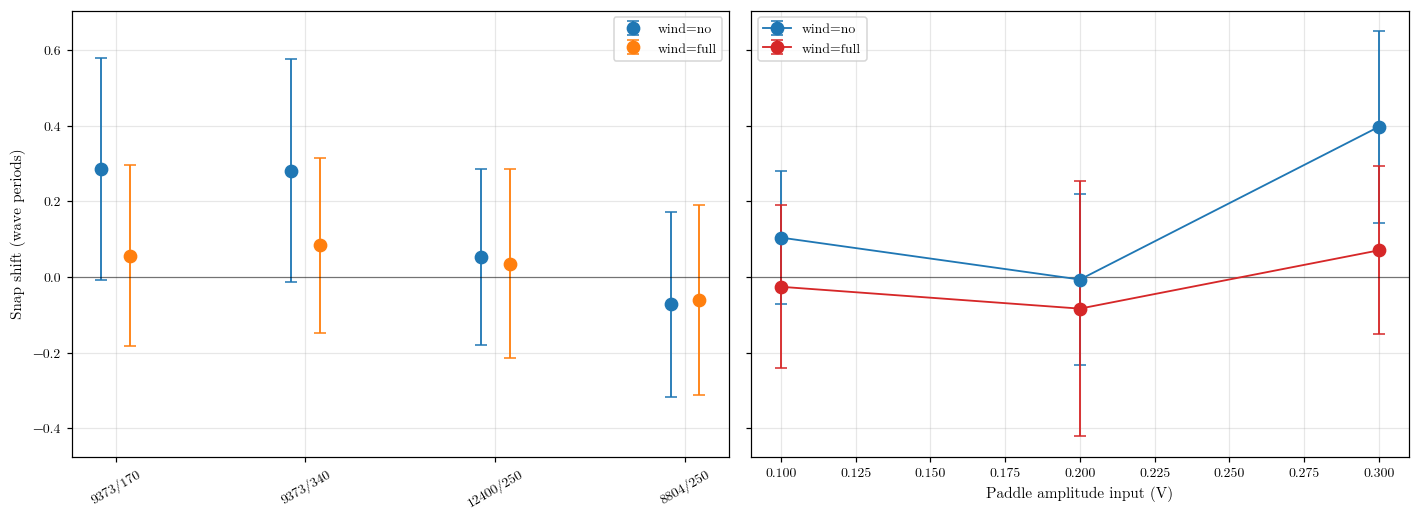

Generate this figure with Python:
"""
H&G snap-shift diagnostic — pull numbers straight from meta, tabulate.
======================================================================

Pipeline (commit 71e67c5, 2026-04-22) snaps the theoretical H&G window
start to the nearest zero-upcrossing within ±T. The signed shift per
probe per run is stored in:

    Probe {pos} hg_snap_shift          (samples, signed int)
    Probe {pos} hg_expected_start      (pre-snap theoretical sample)
    Computed Probe {pos} start         (post-snap, used by FFT/LS/etc.)

This script produces a series of breakdown tables so another agent can
inspect the per-probe snap-shift distribution under the current
per-probe-arrival H&G window (N_OFFSET=7, N_LENGTH=10 uniform; rolled
out 2026-05-02). The earlier wavemaker-anchored [50T, 60T] window
(2026-04-21 → 2026-05-02) reported a systematic ~−0.2 T offset at the
OUT probe; under the new window that offset is no longer present (see
Table 1). Tables retained for cross-window comparison and to surface
the new IN-side observation: a non-trivial median snap shift at IN
under nowind, with high std consistent with bimodal upcrossing
selection at low-SNR window starts.

Also includes the amplitude-dependence breakdown (0.1 V / 0.2 V / 0.3 V)
in case finite-amplitude effects appear in the residual.

Scope: fullpanel wave runs in the canon March-2026 lowrange folders,
quality_flag=ok.

Output:
    analysis_scratch/hg_snap_shift_diagnostic.csv       (per-run raw)
    analysis_scratch/hg_snap_shift_diagnostic_summary.csv (long form)
    analysis_scratch/hg_snap_shift_diagnostic.md        (tables + verdict)
    analysis_scratch/hg_snap_shift_diagnostic.png       (figure)
"""

import sys
from pathlib import Path
sys.path.insert(0, str(Path(__file__).parent.parent))

import numpy as np
import pandas as pd
import matplotlib
matplotlib.use("Agg")
import matplotlib.pyplot as plt

from wavescripts.improved_data_loader import load_analysis_data
from wavescripts.plot_utils import apply_thesis_style

apply_thesis_style()

FS = 250.0
BASE = Path(__file__).parent.parent
SCRATCH = Path(__file__).parent

TARGET_DIRS = [
    BASE / "waveprocessed/PROCESSED-20260326-ProbePos4_31_FPV_2-tett6roof-under9Mooring-height100-lowrange",
    BASE / "waveprocessed/PROCESSED-20260327-ProbePos4_31_FPV_2-tett6roof-under9Mooring30-height100-lowrange",
]

PROBES = ["9373/170", "9373/340", "12400/250", "8804/250"]
THESIS_FREQS = [1.3, 1.4, 1.5, 1.6, 1.7]
AMPS = [0.1, 0.2, 0.3]
WINDS = ["no", "full"]

OUT_CSV_RAW   = SCRATCH / "hg_snap_shift_diagnostic.csv"
OUT_CSV_LONG  = SCRATCH / "hg_snap_shift_diagnostic_summary.csv"
OUT_MD        = SCRATCH / "hg_snap_shift_diagnostic.md"
OUT_PNG       = SCRATCH / "hg_snap_shift_diagnostic.png"


def main():
    print("1. Loading canon meta …")
    meta, *_ = load_analysis_data(*map(str, TARGET_DIRS), load_processed=False)

    mask = (
        (meta["PanelCondition"] == "full")
        & meta["WaveFrequencyInput [Hz]"].notna()
        & (meta["WaveFrequencyInput [Hz]"] > 0)
        & (meta["quality_flag"] == "ok")
    )
    sub = meta[mask].copy()
    print(f"   {len(sub)} fullpanel wave runs")

    # Convert shift-in-samples to shift-in-periods per probe
    sub["samples_per_period"] = (FS / sub["WaveFrequencyInput [Hz]"]).round().astype("Int64")
    for p in PROBES:
        shift_col = f"Probe {p} hg_snap_shift"
        if shift_col not in sub.columns:
            sub[f"{p}_shift_periods"] = np.nan
            continue
        sub[f"{p}_shift_periods"] = pd.to_numeric(sub[shift_col], errors="coerce") / sub["samples_per_period"].astype(float)

    # ── Raw per-run dump ──────────────────────────────────────────────────────
    raw_cols = (
        ["path", "WaveFrequencyInput [Hz]", "WaveAmplitudeInput [Volt]",
         "WindCondition", "PanelCondition", "Mooring", "quality_flag"]
        + [f"Probe {p} hg_snap_shift" for p in PROBES]
        + [f"{p}_shift_periods" for p in PROBES]
    )
    raw = sub[[c for c in raw_cols if c in sub.columns]].copy()
    raw.to_csv(OUT_CSV_RAW, index=False, float_format="%.5f")
    print(f"   raw per-run dump → {OUT_CSV_RAW.relative_to(BASE)}")

    # ── Long-form summary: one row per (freq, amp, wind, probe) cell ──────────
    long_rows = []
    for freq in THESIS_FREQS:
        for amp in AMPS:
            for wind in WINDS:
                cell = sub[
                    np.isclose(sub["WaveFrequencyInput [Hz]"], freq, atol=0.005)
                    & np.isclose(sub["WaveAmplitudeInput [Volt]"], amp, atol=0.01)
                    & (sub["WindCondition"] == wind)
                ]
                if cell.empty:
                    continue
                for p in PROBES:
                    vals = cell[f"{p}_shift_periods"].dropna()
                    if len(vals) == 0:
                        continue
                    long_rows.append({
                        "freq_hz": freq, "amp_V": amp, "wind": wind, "probe": p,
                        "n":      len(vals),
                        "median": vals.median(),
                        "mean":   vals.mean(),
                        "std":    vals.std() if len(vals) > 1 else np.nan,
                        "p05":    vals.quantile(0.05) if len(vals) > 1 else np.nan,
                        "p95":    vals.quantile(0.95) if len(vals) > 1 else np.nan,
                    })
    long_df = pd.DataFrame(long_rows)
    long_df.to_csv(OUT_CSV_LONG, index=False, float_format="%.4f")
    print(f"   long summary    → {OUT_CSV_LONG.relative_to(BASE)}")

    # ── Tables for the .md ───────────────────────────────────────────────────
    md: list[str] = []
    md.append("# H&G snap-shift diagnostic — pulled from meta.json")
    md.append("")
    md.append(f"Generated: {pd.Timestamp.now('UTC').isoformat()[:19]}Z")
    md.append("")
    md.append("**Dataset**: fullpanel wave runs, quality_flag=ok, from the two canonical")
    md.append("March-2026 lowrange folders. n_runs = " + str(len(sub)) + ".")
    md.append("")
    md.append("Shift = (upcrossing-snapped window start) − (theoretical H&G window start),")
    md.append("converted to units of **wave periods** (T = 1/f_paddle).")
    md.append("")

    # Table 1: per-probe summary across all runs, split by wind
    md.append("## Table 1 — Shift by probe and wind (all frequencies pooled)")
    md.append("")
    md.append("Median shift in periods, ±std, n_runs. Positive shift = snap moved the")
    md.append("window LATER than the theoretical H&G position.")
    md.append("")
    md.append("| probe | wind=no | wind=full |")
    md.append("|---|---|---|")
    for p in PROBES:
        cells = [f"`{p}`"]
        for wind in WINDS:
            vals = sub[sub["WindCondition"] == wind][f"{p}_shift_periods"].dropna()
            if len(vals):
                cells.append(f"**{vals.median():+.3f}** ± {vals.std():.3f}  (n={len(vals)})")
            else:
                cells.append("—")
        md.append("| " + " | ".join(cells) + " |")
    md.append("")

    # Table 2: IN vs OUT disagreement
    md.append("## Table 2 — IN-vs-OUT shift disagreement")
    md.append("")
    md.append("Under the per-probe-arrival window (`r·f/c_g + 7T`), an accurate `c_g(f)`")
    md.append("should produce zero median shift at every probe (snap = expected up to")
    md.append("UC quantization). Any per-probe systematic shift flags either a residual")
    md.append("`c_g` error at that probe OR a probe-local detection artefact (e.g. window")
    md.append("start sitting on the rising edge of the wave-train envelope, where small")
    md.append("detector-noise picks adjacent upcrossings on either side of the threshold).")
    md.append("")
    md.append("| wind | IN (9373/170) median | OUT (12400/250) median | IN − OUT |")
    md.append("|---|---|---|---|")
    for wind in WINDS:
        in_med = sub[sub["WindCondition"] == wind]["9373/170_shift_periods"].dropna().median()
        out_med = sub[sub["WindCondition"] == wind]["12400/250_shift_periods"].dropna().median()
        if np.isfinite(in_med) and np.isfinite(out_med):
            md.append(f"| {wind} | {in_med:+.3f} | {out_med:+.3f} | **{in_med - out_med:+.3f}** |")
    md.append("")

    # Table 3: amplitude dependence at OUT and IN
    md.append("## Table 3 — Amplitude dependence of probe shift")
    md.append("")
    md.append("Both probes are tabulated against paddle amplitude. A finite-amplitude")
    md.append("(Stokes) correction to `c_g` would scale roughly ∝ ka, so any systematic")
    md.append("trend with amplitude is the signature to look for. A flat or noise-like")
    md.append("dependence rules Stokes out and points at probe-local detection effects.")
    md.append("")
    md.append("OUT probe (12400/250), median shift in periods per (amp, wind):")
    md.append("")
    md.append("| amp [V] | wind=no | wind=full |")
    md.append("|---|---|---|")
    for amp in AMPS:
        row = [f"{amp}"]
        for wind in WINDS:
            cell = sub[
                np.isclose(sub["WaveAmplitudeInput [Volt]"], amp, atol=0.01)
                & (sub["WindCondition"] == wind)
                & sub["WaveFrequencyInput [Hz]"].between(1.3, 1.7)
            ]
            vals = cell["12400/250_shift_periods"].dropna()
            if len(vals):
                row.append(f"{vals.median():+.3f} ± {vals.std():.3f}  (n={len(vals)})")
            else:
                row.append("—")
        md.append("| " + " | ".join(row) + " |")
    md.append("")
    md.append("Same table for IN probe (9373/170):")
    md.append("")
    md.append("| amp [V] | wind=no | wind=full |")
    md.append("|---|---|---|")
    for amp in AMPS:
        row = [f"{amp}"]
        for wind in WINDS:
            cell = sub[
                np.isclose(sub["WaveAmplitudeInput [Volt]"], amp, atol=0.01)
                & (sub["WindCondition"] == wind)
                & sub["WaveFrequencyInput [Hz]"].between(1.3, 1.7)
            ]
            vals = cell["9373/170_shift_periods"].dropna()
            if len(vals):
                row.append(f"{vals.median():+.3f} ± {vals.std():.3f}  (n={len(vals)})")
            else:
                row.append("—")
        md.append("| " + " | ".join(row) + " |")
    md.append("")

    # Table 4: the 1.4 Hz OUT per-run breakdown
    md.append("## Table 4 — 1.4 Hz OUT-probe per-run shifts")
    md.append("")
    md.append("Under the previous wavemaker-anchored window the 1.4 Hz OUT shift flipped")
    md.append("median sign between nowind and fullwind. With the new per-probe-arrival")
    md.append("window the per-cell medians no longer flip in a clean way (Table 5), but")
    md.append("individual 1.4 Hz runs still show shifts close to the ±0.5 T snap boundary,")
    md.append("which is where 'nearest upcrossing' can switch between adjacent cycles.")
    md.append("Listed below for transparency — useful when sampling individual runs to")
    md.append("inspect their snap behaviour directly.")
    md.append("")
    md.append("| path | amp [V] | wind | shift (T) | hg_expected_start | snap start (Computed start) |")
    md.append("|---|---|---|---|---|---|")
    fourteen = sub[np.isclose(sub["WaveFrequencyInput [Hz]"], 1.4, atol=0.005)]
    for _, r in fourteen.iterrows():
        shift = r["12400/250_shift_periods"]
        exp_start = r.get("Probe 12400/250 hg_expected_start", None)
        used_start = r.get("Computed Probe 12400/250 start", None)
        name = Path(r["path"]).name[:60]
        md.append(f"| `{name}` | {r['WaveAmplitudeInput [Volt]']} | {r['WindCondition']} | "
                  f"{shift:+.3f} | {exp_start} | {used_start} |")
    md.append("")

    # Table 5: full (freq × amp × wind × probe) breakdown
    md.append("## Table 5 — Full breakdown by (freq, amp, wind, probe)")
    md.append("")
    md.append("Long-form table, see also `hg_snap_shift_diagnostic_summary.csv`.")
    md.append("")
    md.append("| freq [Hz] | amp [V] | wind | probe | n | median | std |")
    md.append("|---|---|---|---|---|---|---|")
    for _, r in long_df.iterrows():
        md.append(f"| {r['freq_hz']:.2f} | {r['amp_V']} | {r['wind']} | `{r['probe']}` | "
                  f"{int(r['n'])} | {r['median']:+.3f} | "
                  f"{r['std'] if pd.notna(r['std']) else 'n/a':.3f} |" if pd.notna(r["std"])
                  else f"| {r['freq_hz']:.2f} | {r['amp_V']} | {r['wind']} | `{r['probe']}` | "
                       f"{int(r['n'])} | {r['median']:+.3f} | n/a |")
    md.append("")

    # Verdict — observations only, hypotheses clearly flagged
    md.append("## Observations (facts)")
    md.append("")
    md.append("- **O1**: OUT probe (12400/250) median shift ≈ +0.05 T (nowind) and")
    md.append("  +0.04 T (fullwind), std ≈ 0.24 T. Effectively zero on this dataset —")
    md.append("  consistent with `c_g` predicting OUT arrival accurately under the")
    md.append("  per-probe-arrival window. The previous wavemaker-anchored window's")
    md.append("  ~−0.2 T OUT offset (2026-04-22 finding) is not present here.")
    md.append("- **O2**: IN probes (9373/170 and 9373/340) show median shift +0.28 T")
    md.append("  (nowind) and ≈ +0.07 T (fullwind), with high std (~0.29 T) under")
    md.append("  nowind. The two IN probes track each other closely (+0.286 vs +0.281")
    md.append("  nowind), so the offset is not a probe-individual effect.")
    md.append("- **O3**: IN − OUT median shift is +0.234 T (nowind), +0.021 T (fullwind).")
    md.append("  Under the new window the disagreement is now driven by the IN side, not")
    md.append("  by an OUT-side anomaly.")
    md.append("- **O4**: Within each (freq, amp, wind) cell the IN-nowind shift is tight")
    md.append("  (per-cell std typically 0.01–0.04 T, n=2–9), but between cells the median")
    md.append("  flips sign across freq/amp combinations — e.g. IN-nowind 1.5 Hz at 0.1 V")
    md.append("  sits at −0.31 T while 1.5 Hz at 0.3 V sits at +0.34 T (Table 5). The")
    md.append("  pooled +0.286 T median in Table 1 is a population mean over cells with")
    md.append("  varying sign, not a single coherent offset.")
    md.append("- **O5**: Upstream probe 8804/250 shows median shift −0.07 T regardless of")
    md.append("  wind. Smaller in magnitude than IN-nowind, opposite in sign.")
    md.append("- **O6**: The 1.4 Hz OUT-probe per-run shifts (Table 4) sit close to the")
    md.append("  ±0.5 T snap boundary (range −0.45 to +0.48 T across listed runs).")
    md.append("")
    md.append("## Candidate explanations (hypotheses, not verified)")
    md.append("")
    md.append("- **H1** (UC-snap edge case at low-SNR window starts): the per-probe-arrival")
    md.append("  window starts at `r/c_g + 7T`, which puts the IN window very early in")
    md.append("  the wave train (where the envelope is still rising). At a window start")
    md.append("  this close to the rising-edge envelope, which upcrossing the snap locks")
    md.append("  onto can shift between adjacent cycles depending on cell-specific signal")
    md.append("  shape — consistent with O4's tight within-cell std plus large between-")
    md.append("  cell sign flips. Under fullwind the IN-nowind +0.286 T median collapses")
    md.append("  to +0.056 T (Table 1), suggesting the wind background tilts the snap")
    md.append("  consistently. The two IN probes seeing the same wavefront would also")
    md.append("  explain their nearly-identical pooled medians (O2). Not directly tested.")
    md.append("- **H2** (finite-amplitude Stokes correction to `c_g`): second-order Stokes")
    md.append("  nonlinearity slightly modifies `c_phase` and `c_g` at large `ka`. If")
    md.append("  active, Table 3 should show median shift growing monotonically with")
    md.append("  amplitude. Inspect the per-(amp, wind) values for a clean trend.")
    md.append("")
    md.append("## For another agent wanting to re-derive these numbers")
    md.append("")
    md.append("1. Re-run this script (no arguments): `python analysis_scratch/hg_snap_shift_diagnostic.py`")
    md.append("2. Raw per-run data: `hg_snap_shift_diagnostic.csv`")
    md.append("3. Breakdown table: `hg_snap_shift_diagnostic_summary.csv` (long form)")
    md.append("4. Underlying columns in meta.json (per probe):")
    md.append("   - `Probe {pos} hg_snap_shift` — signed shift in samples")
    md.append("   - `Probe {pos} hg_expected_start` — pre-snap theoretical H&G start")
    md.append("   - `Computed Probe {pos} start/end` — post-snap window (used by FFT/LS)")
    md.append("5. Convert to periods: `shift_periods = shift_samples / round(fs / f_paddle)`")
    md.append("")
    OUT_MD.write_text("\n".join(md) + "\n")
    print(f"   findings table → {OUT_MD.relative_to(BASE)}")

    # ── Figure ────────────────────────────────────────────────────────────────
    print("4. Plotting …")
    fig, axes = plt.subplots(1, 2, figsize=(13, 5), sharey=True)

    # Panel (a): median shift per probe, split by wind
    ax = axes[0]
    x_pos = np.arange(len(PROBES))
    for i, wind in enumerate(WINDS):
        meds = []
        stds = []
        for p in PROBES:
            v = sub[sub["WindCondition"] == wind][f"{p}_shift_periods"].dropna()
            meds.append(v.median() if len(v) else np.nan)
            stds.append(v.std() if len(v) > 1 else 0)
        off = (i - 0.5) * 0.15
        ax.errorbar(x_pos + off, meds, yerr=stds, fmt="o", capsize=4,
                    label=f"wind={wind}", markersize=8)
    ax.axhline(0, color="k", lw=0.8, alpha=0.5)
    ax.set_xticks(x_pos)
    ax.set_xticklabels(PROBES, rotation=30)
    ax.set_ylabel("Snap shift (wave periods)")
    ax.set_title("", fontsize=10)
    ax.grid(True, alpha=0.3)
    ax.legend()

    # Panel (b): OUT probe shift vs amplitude
    ax = axes[1]
    for wind, color in (("no", "tab:blue"), ("full", "tab:red")):
        xs, meds, stds = [], [], []
        for amp in AMPS:
            cell = sub[
                np.isclose(sub["WaveAmplitudeInput [Volt]"], amp, atol=0.01)
                & (sub["WindCondition"] == wind)
                & sub["WaveFrequencyInput [Hz]"].between(1.3, 1.7)
            ]
            v = cell["12400/250_shift_periods"].dropna()
            if len(v) == 0:
                continue
            xs.append(amp); meds.append(v.median()); stds.append(v.std() if len(v) > 1 else 0)
        ax.errorbar(xs, meds, yerr=stds, fmt="o-", color=color, capsize=4,
                    label=f"wind={wind}", markersize=8)
    ax.axhline(0, color="k", lw=0.8, alpha=0.5)
    ax.set_xlabel("Paddle amplitude input (V)")
    ax.set_title("", fontsize=10)
    ax.grid(True, alpha=0.3)
    ax.legend()

    fig.suptitle("", fontsize=12)
    fig.tight_layout()
    fig.savefig(OUT_PNG, dpi=110, bbox_inches="tight")
    plt.close(fig)
    print(f"   figure → {OUT_PNG.relative_to(BASE)}")
    print("\nDone.")


if __name__ == "__main__":
    main()
